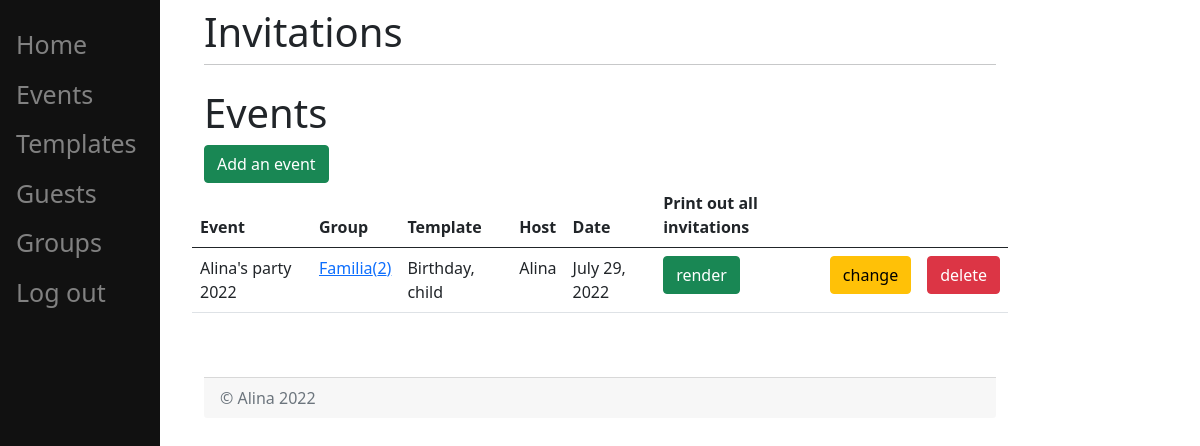
Page /events/ (signed in) on the committed database.
### invitations/models.py (models this page shows, shortened)
class Event(models.Model):
    group = models.ForeignKey(Group, on_delete=models.CASCADE)
    template = models.ForeignKey(Template, on_delete=models.CASCADE)
    name = models.CharField(max_length=200)
    host = models.CharField(max_length=100)
    date = models.DateField(default=date.today())
    start = models.TimeField(default=datetime.time(16, 00))
    finish = models.TimeField(default=datetime.time(16, 00))
    place = models.CharField(max_length=200)
    contact_number = models.CharField(max_length=100)
    contact_person = models.CharField(max_length=100)
    user = models.ForeignKey(User, on_delete=models.CASCADE, related_name="event", null=True)

class Group(models.Model):
    name = models.CharField(max_length=200)
    user = models.ForeignKey(User, on_delete=models.CASCADE, related_name="group", null=True)

class Template(models.Model):
    name = models.CharField(max_length=200)
    content = models.TextField(max_length=500)
    template_file = models.TextField(max_length=500)
    example_img = models.TextField(max_length=500)
    user = models.ForeignKey(User, on_delete=models.CASCADE, related_name="template", null=True)
    def __str__(self):
        return self.name

### invitations/views.py (the view)
def events(request):
    try:
        user = request.user
        events_ = user.event.all()
        return render(request, "invitations/events.html", {"events": events_})
    except Exception as e:
        messages.error(request, f'{e}')
        return redirect('/home/')

### templates/invitations/events.html (shortened to what this page needs)
{% extends 'invitations/home.html' %}
{% load crispy_forms_tags %}
{% block content %}
    <h1>Events</h1>
    <form action="/events/add">
        <button type="submit" class="btn btn-success">Add an event</button>
    </form>
    {% if events %}
        <table class="table">
            <thead>
            <tr>
                <th scope="col">Event</th>
                <th scope="col">Group</th>
                <th scope="col">Template</th>
                <th scope="col">Host</th>
                <th scope="col">Date</th>
                <th scope="col"> Print out all invitations</th>
                <th scope="col"></th>
                <th scope="col"></th>
            </tr>
            </thead>
            <tbody>
            {% for event in events %}
                <tr>
                    <td>{{ event.name }}</td>
                    <td>
                        <a href="/groups/view_group/{{ event.group.id }}">{{ event.group.name }}({{ event.group.guest_set.all.count }})</a>
                    </td>
                    <td>{{ event.template }}</td>
                    <td>{{ event.host }}</td>
                    <td>{{ event.date }}</td>
                    <td>
                        <form action="/events/render/{{ event.id }}" method="post" target="_blank">
                            {% if  event.group.guest_set.all.count %}
                                <button type="submit" class="btn btn-success">render</button>
                            {% else %}
                                <button type="submit" class="btn btn-success" disabled>render</button>
                            {% endif %}
                        </form>
                    </td>
                    <td>
                        <a href="/events/change/{{ event.id }}" class="btn btn-warning">change</a>
                    </td>
                    <td>
                        <form action="/events/delete/" method="post">
                            <button type="submit" class="btn btn-danger">delete</button>
                        </form>
                    </td>
                </tr>
                </tbody>
            {% endfor %}
        </table>
    {% else %}
        <dev><p> You have no events yet </p></dev>
    {% endif %}
{% endblock %}

### templates/invitations/base.html (style rules this page uses)
html { overflow-y: scroll; }

### rows in the picture
Event: name "Alina's party 2022", group.name "Familia", group.guest_set.all.count "2", template "Birthday, child", host "Alina", date "July 29, 2022", shows "render"
